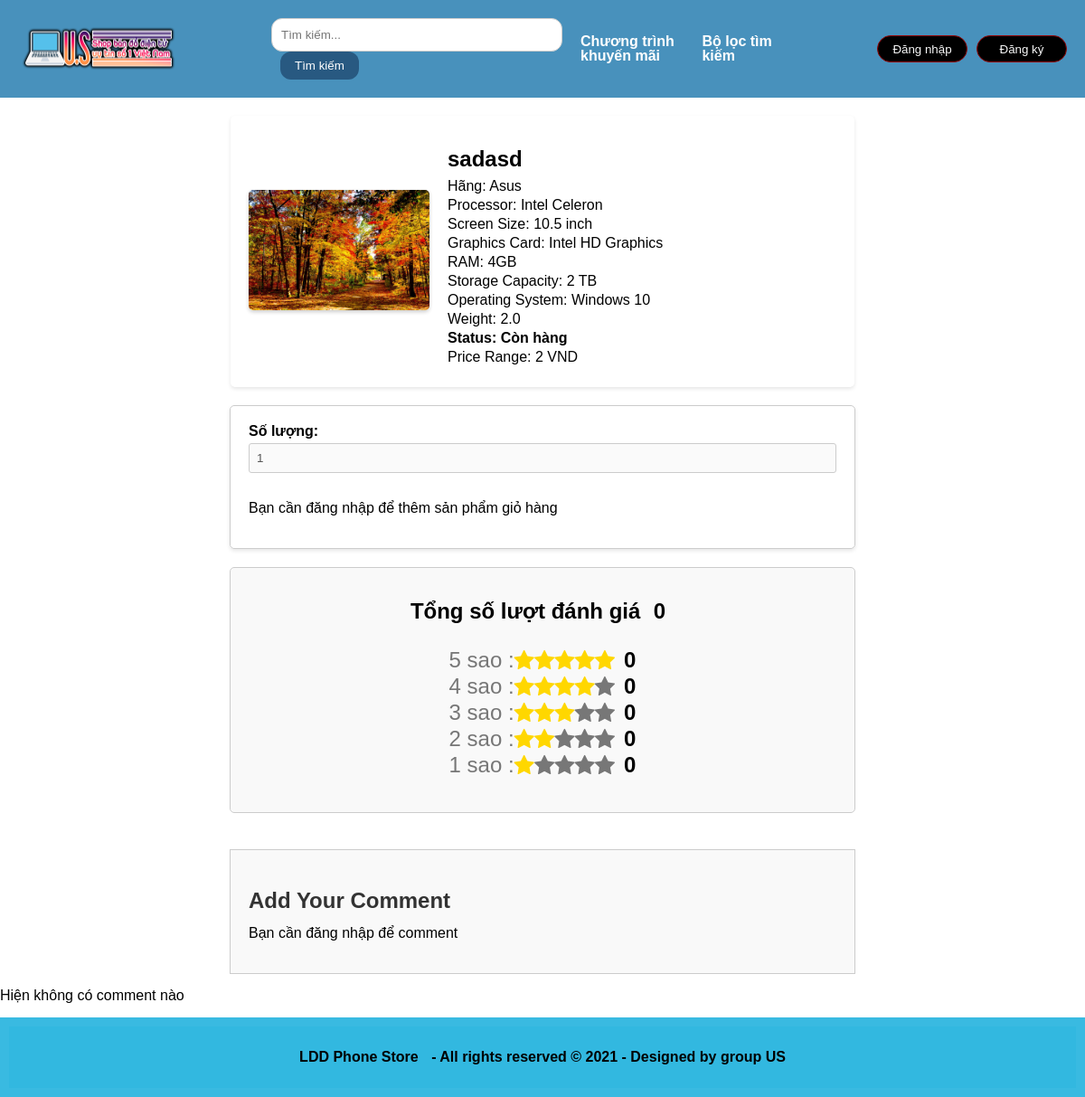
Before: /layout/product_details.php?id=12 with the older database file.
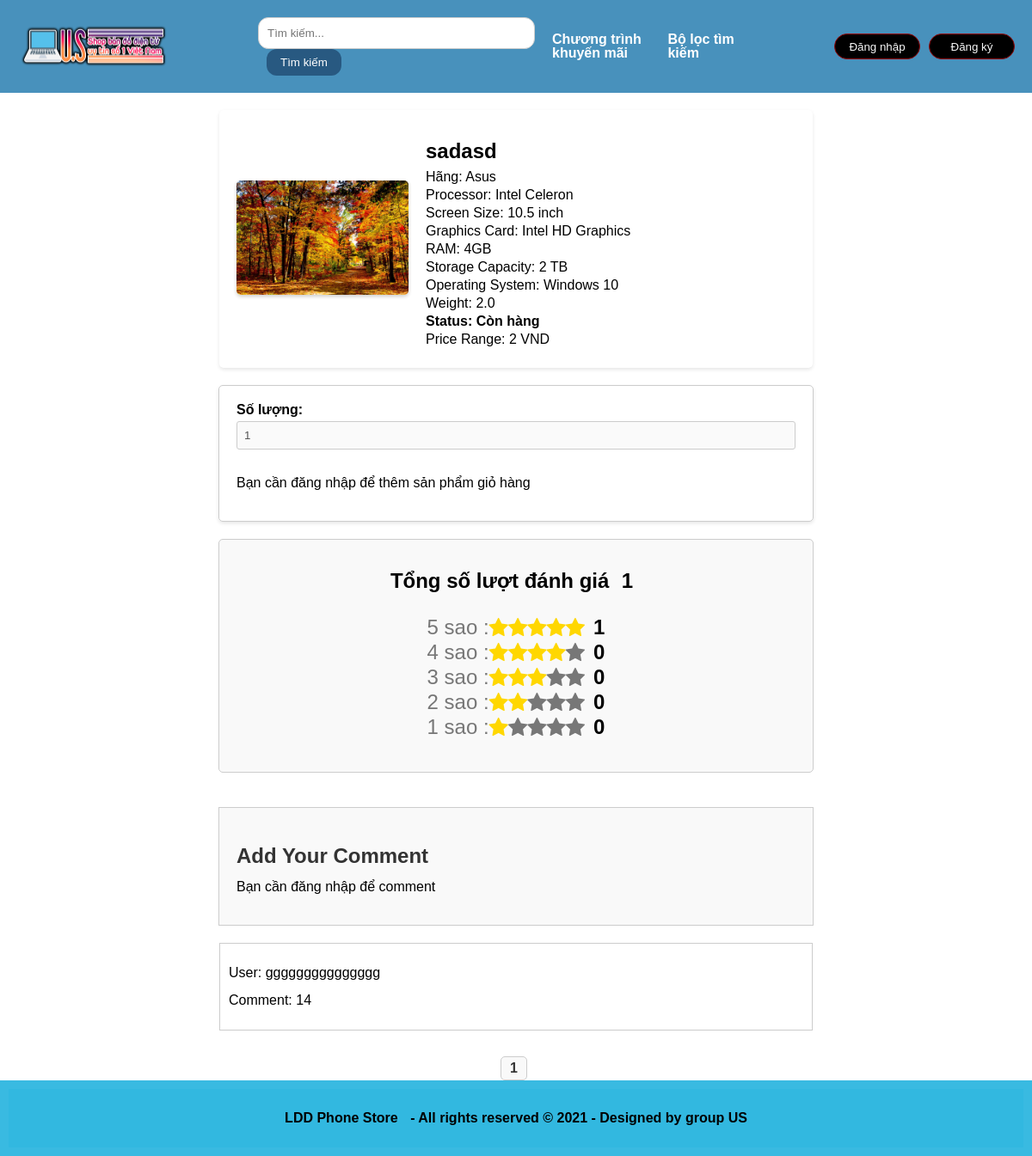
After: the same page with the newer database file.
### tables this page shows
CREATE TABLE `binh_luan_laptop` (
  `id` int(11) NOT NULL,
  `id_nguoi_dung` int(11) NOT NULL,
  `laptop_id` int(11) NOT NULL,
  `rating` int(5) NOT NULL,
  `noi_dung` text NOT NULL,
  `ngay_binh_luan` date NOT NULL
);

CREATE TABLE `users` (
  `user_id` int(11) NOT NULL,
  `username` varchar(50) NOT NULL,
  `password` varchar(255) NOT NULL,
  `full_name` varchar(100) DEFAULT NULL,
  `sex` enum('Male','Female') DEFAULT NULL,
  `email` varchar(100) NOT NULL,
  `address` varchar(200) DEFAULT NULL,
  `type` enum('user','admin') NOT NULL
);

### layout/select-sql/laptop-detail-info.php (called while the page is built)
<?php
$laptop_id = sanitize_input($_GET['id']);
$sql = "SELECT `id`, `laptop_name`, `brand`, `processor`, `screen_size`, `graphics_card`, `ram`, `storage_capacity`, `operating_system`, `weight`, `status`, `price_range`, `image_url` FROM `laptops` WHERE `id` = $laptop_id";
$result = $conn->query($sql);
?>

### layout/select-sql/rating-review.php (called while the page is built, shortened)
<?php
                    function getTotalRatings($laptop_id, $conn) {
                        $sql = "SELECT COUNT(*) AS total_ratings FROM binh_luan_laptop WHERE laptop_id = ?";
                        $stmt = $conn->prepare($sql);
                        $stmt->bind_param("i", $laptop_id);
                        $stmt->execute();
                        $result = $stmt->get_result();
                        $row = $result->fetch_assoc();
                        return $row['total_ratings'];
                    }
                    function getRatingsCount($laptop_id, $rating, $conn) {
                        $sql = "SELECT COUNT(*) AS rating_count FROM binh_luan_laptop WHERE laptop_id = ? AND rating = ?";
                        $stmt = $conn->prepare($sql);
                        $stmt->bind_param("ii", $laptop_id, $rating);
                        $stmt->execute();
                        $result = $stmt->get_result();
                        $row = $result->fetch_assoc();
                        return $row['rating_count'];
                    }
                        $laptop_id = $row['id'];
                        $total_ratings = getTotalRatings($laptop_id, $conn);
                        $ratings_5 = getRatingsCount($laptop_id, 5, $conn);
                        $ratings_4 = getRatingsCount($laptop_id, 4, $conn);
                        $ratings_3 = getRatingsCount($laptop_id, 3, $conn);
                        $ratings_2 = getRatingsCount($laptop_id, 2, $conn);
                        $ratings_1 = getRatingsCount($laptop_id, 1, $conn);
                ?>

### layout/select-sql/comment.php (called while the page is built)
<?php
function get_comments_with_fullname($laptop_id) {
                global $conn;
                $laptop_id = sanitize_input($laptop_id);
                $sql = "SELECT bl.`id_nguoi_dung`, bl.`rating`, bl.`noi_dung`, u.`full_name`
                        FROM `binh_luan_laptop` bl
                        INNER JOIN `users` u ON bl.`id_nguoi_dung` = u.`user_id`
                        WHERE bl.`laptop_id` = $laptop_id
                        ORDER BY bl.`id` DESC";
                $result = $conn->query($sql);
                return $result->fetch_all(MYSQLI_ASSOC);
            }
            $comments = get_comments_with_fullname($laptop_id);
            ?>

### layout/product_details.php (the view, shortened to what the changed rows need)
<!DOCTYPE html>
<html lang="en">
<head>
    <link rel="stylesheet" href="/css/laptop_detail.css">
    <link rel="stylesheet" href="https://cdnjs.cloudflare.com/ajax/libs/font-awesome/4.7.0/css/font-awesome.min.css">
</head>
<body>
    <header><?php include "header.php"; ?></header>
    <div class="container">
    <?php
    include 'connect.php';
    function sanitize_input($input) {
        return intval($input);
    }
    if (isset($_GET['id'])) {
        include 'select-sql/laptop-detail-info.php';
        if ($result && $result->num_rows > 0) {
            $row = $result->fetch_assoc();
            ?>
            <div class="product-details">
                <div class="laptop_detail">
                    <form class="product-info-form">
                        <h1><?php echo $row['laptop_name']; ?></h1>
                    </form>
                </div>
            </div>
            <?php if (isset($_SESSION['user_id'])) : ?>
                <div class="add-to-cart-form">
                    <form action="/action/add_to_cart.php" method="post">
                        <input type="hidden" name="laptop_id" value="<?php echo $row['id']; ?>">
                        <input type="hidden" name="user_id" value="<?php echo $_SESSION['user_id']; ?>">
                        <label for="quantity">Số lượng:</label>
                        <input type="number" name="quantity" id="quantity" value="1" min="1" max="10">
                        <input type="submit" value="Add to Cart">
                    </form>
                </div>
                <?php  include 'select-sql/rating-review.php' ;?>
                <form class="rating-review">
                    <div class="star-total-total">
                        <h1 class="name-total">Tổng số lượt đánh giá</h1>
                        <h1 class="number-rating-total" ><?php echo $total_ratings; ?></h1>
                    </div>
                    <div class="break-down">
                        <div class="star-rating">
                            <span>5 sao : </span>
                            <span class="fa fa-star checked"></span>
                            <span class="fa fa-star checked"></span>
                            <span class="fa fa-star checked"></span>
                            <span class="fa fa-star checked"></span>
                            <span class="fa fa-star checked"></span>
                            <h1 class="number-rating"><?php echo $ratings_5; ?></h1>
                        </div>
                        <div class="star-rating">
                            <span>4 sao : </span>
                            <span class="fa fa-star checked"></span>
                            <span class="fa fa-star checked"></span>
                            <span class="fa fa-star checked"></span>
                            <span class="fa fa-star checked"></span>
                            <span class="fa fa-star"></span>
                            <h1 class="number-rating"><?php echo $ratings_4; ?></h1>
                        </div>
                        <div class="star-rating">
                            <span>3 sao : </span>
                            <span class="fa fa-star checked"></span>
                            <span class="fa fa-star checked"></span>
                            <span class="fa fa-star checked"></span>
                            <span class="fa fa-star"></span>
                            <span class="fa fa-star"></span>
                            <h1 class="number-rating"><?php echo $ratings_3; ?></h1>
                        </div>
                        <div class="star-rating">
                            <span>2 sao : </span>
                            <span class="fa fa-star checked"></span>
                            <span class="fa fa-star checked"></span>
                            <span class="fa fa-star"></span>
                            <span class="fa fa-star"></span>
                            <span class="fa fa-star"></span>
                            <h1 class="number-rating"><?php echo $ratings_2; ?></h1>
                        </div>
                        <div class="star-rating">
                            <span>1 sao : </span>
                            <span class="fa fa-star checked"></span>
                            <span class="fa fa-star"></span>
                            <span class="fa fa-star"></span>
                            <span class="fa fa-star"></span>
                            <span class="fa fa-star"></span>
                            <h1 class="number-rating"><?php echo $ratings_1; ?></h1>
                        </div>
                    </div>
                </form>
                <div class="comment-form">
                    <h3>Add Your Comment</h3>
                    <form action="/action/add_comment.php" method="post">
                        <input type="hidden" name="laptop_id" value="<?php echo $laptop_id; ?>">
                        <input type="hidden" name="user_id" value="<?php echo $_SESSION['user_id']; ?>">
                        <?php if (!empty($_SESSION['username'])) : ?>
                            <p><strong>Username:</strong> <?php echo $_SESSION['username']; ?></p>
                        <?php endif; ?>
                        <label for="rating">Rating:</label>
                        <select name="rating" id="rating">
                            <option value="5">5 Stars</option>
                            <option value="4">4 Stars</option>
                            <option value="3">3 Stars</option>
                            <option value="2">2 Stars</option>
                            <option value="1">1 Star</option>
                        </select>
                        <br>
                        <label for="comment">Your Comment:</label>
                        <textarea name="comment" id="comment" rows="4" cols="50" required></textarea>
                        <br>
                        <input type="submit" value="Submit">
                    </form>
                </div>
            <?php else : ?>
                <div class="add-to-cart-form">
                    <form action="/action/add_to_cart.php" method="post">
                        <label for="quantity">Số lượng:</label>
                        <input type="number" name="quantity" id="quantity" value="1" min="1" max="10" disabled>
                        <p>Bạn cần đăng nhập để thêm sản phẩm giỏ hàng</p>
                    </form>
                </div>
                <?php  include 'select-sql/rating-review.php' ;?>
                <form class="rating-review">
                    <div class="star-total-total">
                        <h1 class="name-total">Tổng số lượt đánh giá</h1>
                        <h1 class="number-rating-total" ><?php echo $total_ratings; ?></h1>
                    </div>
                    <div class="break-down">
                        <div class="star-rating">
                            <span>5 sao : </span>
                            <span class="fa fa-star checked"></span>
                            <span class="fa fa-star checked"></span>
                            <span class="fa fa-star checked"></span>
                            <span class="fa fa-star checked"></span>
                            <span class="fa fa-star checked"></span>
                            <h1 class="number-rating"><?php echo $ratings_5; ?></h1>
                        </div>
                        <div class="star-rating">
                            <span>4 sao : </span>
                            <span class="fa fa-star checked"></span>
                            <span class="fa fa-star checked"></span>
                            <span class="fa fa-star checked"></span>
                            <span class="fa fa-star checked"></span>
                            <span class="fa fa-star"></span>
                            <h1 class="number-rating"><?php echo $ratings_4; ?></h1>
                        </div>
                        <div class="star-rating">
                            <span>3 sao : </span>
                            <span class="fa fa-star checked"></span>
                            <span class="fa fa-star checked"></span>
                            <span class="fa fa-star checked"></span>
                            <span class="fa fa-star"></span>
                            <span class="fa fa-star"></span>
                            <h1 class="number-rating"><?php echo $ratings_3; ?></h1>
                        </div>
                        <div class="star-rating">
                            <span>2 sao : </span>
                            <span class="fa fa-star checked"></span>
                            <span class="fa fa-star checked"></span>
                            <span class="fa fa-star"></span>
                            <span class="fa fa-star"></span>
                            <span class="fa fa-star"></span>
                            <h1 class="number-rating"><?php echo $ratings_2; ?></h1>
                        </div>
                        <div class="star-rating">
                            <span>1 sao : </span>
                            <span class="fa fa-star checked"></span>
                            <span class="fa fa-star"></span>
                            <span class="fa fa-star"></span>
                            <span class="fa fa-star"></span>
                            <span class="fa fa-star"></span>
                            <h1 class="number-rating"><?php echo $ratings_1; ?></h1>
                        </div>
                    </div>
                    </div>
                <div class="comment-form-no-login">
                    <h3>Add Your Comment</h3>
                    <p>Bạn cần đăng nhập để comment</p>
                </div>
            <?php endif; ?>
            <?php
            include 'select-sql/comment.php';
            if (!empty($comments)) {
                $comments_per_page = 5;
                $total_comments = count($comments);
                $total_pages = ceil($total_comments / $comments_per_page);
                $current_page = isset($_GET['page']) ? intval($_GET['page']) : 1;
                $start_index = ($current_page - 1) * $comments_per_page;
                $end_index = $start_index + $comments_per_page;
                echo '<div class="comments">';
                for ($i = $start_index; $i < $end_index && $i < $total_comments; $i++) {
                    echo '<div class="comment">';
                    echo '<p>User: ' . $comments[$i]['full_name'] . '</p>';
                    echo '<p>Comment: ' . $comments[$i]['noi_dung'] . '</p>';
                    echo '</div>';
                }
                echo '</div>';
                echo '<div class="pagination">';
                for ($page = 1; $page <= $total_pages; $page++) {
                    echo '<a href="?id=' . $laptop_id . '&page=' . $page . '">' . $page . '</a>';
                }
                echo '</div>';
            } else {
                echo '<p>Hiện không có comment nào</p>';
            }
            ?>
                        <?php
                    } else {
                        echo "<p>Không tìm thấy laptop</p>";
                    }
                } else {
                    echo "<p>Yêu cầu không hợp lệ. ID máy tính xách tay không được cung cấp</p>";
                }
                ?>
    <footer><?php include "footer.php"; ?></footer>
</body>
</html>

Changed rows visible on the page:
added binh_luan_laptop: users.full_name "ggggggggggggggg", noi_dung "14"
Other visible differences:
$total_ratings: "0" → "1"
$ratings_5: "0" → "1"
new list line: "1"
text no longer shown: "Hiện không có comment nào"
